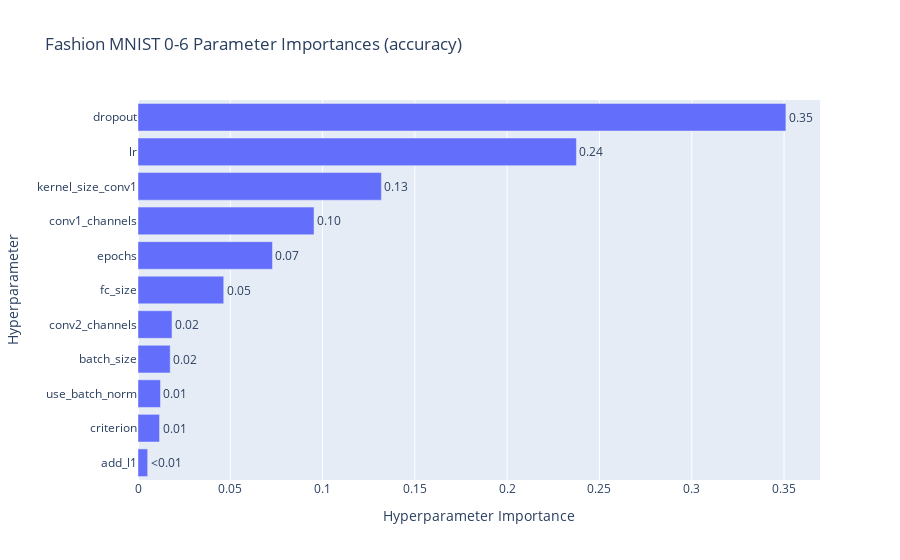
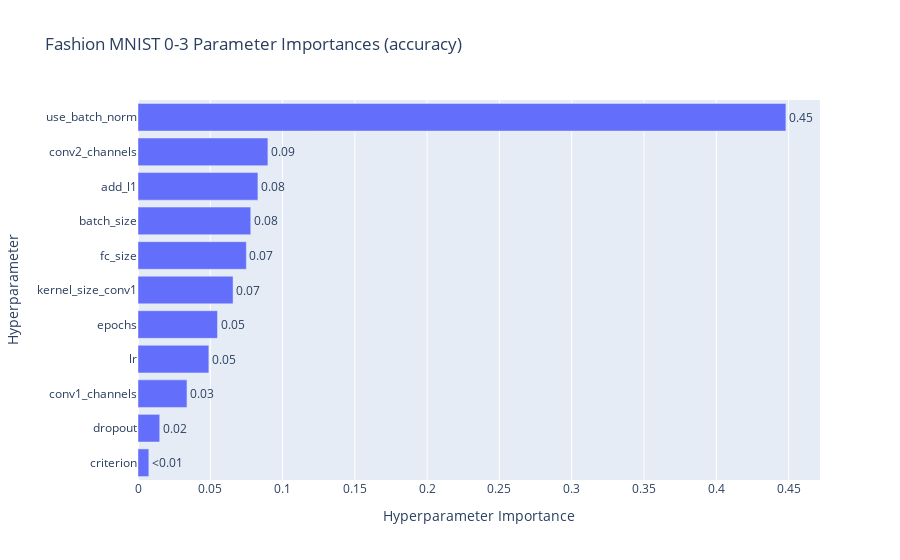

Notebook source saved alongside these figures, in order:
### Code cell
from optuna.importance import get_param_importances
import optuna.visualization as vis

fig_minist_06 = vis.plot_param_importances(study=study_minist_06)
fig_minist_06.update_layout(title_text="Fashion MNIST 0-6 Parameter Importances (accuracy)")
fig_minist_06.show()

fig_minist_03 = vis.plot_param_importances(study=study_minist_03)
fig_minist_03.update_layout(title_text="Fashion MNIST 0-3 Parameter Importances (accuracy)")
fig_minist_03.show()

fig_cifar = vis.plot_param_importances(study=study_cifar10)
fig_cifar.update_layout(title_text="CIFAR10 Parameter Importances (accuracy)")
fig_cifar.show()

### Figure 1 — Plotly figure (JSON) as saved in the notebook; plotly's stock layout.template omitted (floating-point values rounded to 4 significant figures)
{"data": [{"cliponaxis": false, "hovertemplate": ["add_l1 (CategoricalDistribution): 0.005236745872500318<extra></extra>", "criterion (CategoricalDistribution): 0.011666801756927372<extra></extra>", "use_batch_norm (CategoricalDistribution): 0.012185599099326505<extra></extra>", "batch_size (CategoricalDistribution): 0.017452430308483393<extra></extra>", "conv2_channels (CategoricalDistribution): 0.01841393243766089<extra></extra>", "fc_size (CategoricalDistribution): 0.04644297032181384<extra></extra>", "epochs (IntDistribution): 0.07284784244826392<extra></extra>", "conv1_channels (CategoricalDistribution): 0.09537212022254077<extra></extra>", "kernel_size_conv1 (CategoricalDistribution): 0.13187119679544435<extra></extra>", "lr (FloatDistribution): 0.2375113225456537<extra></extra>", "dropout (FloatDistribution): 0.35099903819138495<extra></extra>"], "name": "Objective Value", "orientation": "h", "text": ["<0.01", "0.01", "0.01", "0.02", "0.02", "0.05", "0.07", "0.10", "0.13", "0.24", "0.35"], "textposition": "outside", "type": "bar", "x": [0.005237, 0.01167, 0.01219, 0.01745, 0.01841, 0.04644, 0.07285, 0.09537, 0.1319, 0.2375, 0.351], "y": ["add_l1", "criterion", "use_batch_norm", "batch_size", "conv2_channels", "fc_size", "epochs", "conv1_channels", "kernel_size_conv1", "lr", "dropout"]}], "layout": {"title": {"text": "Fashion MNIST 0-6 Parameter Importances (accuracy)"}, "xaxis": {"title": {"text": "Hyperparameter Importance"}}, "yaxis": {"title": {"text": "Hyperparameter"}}}}

### Figure 2 — Plotly figure (JSON) as saved in the notebook; plotly's stock layout.template omitted (floating-point values rounded to 4 significant figures)
{"data": [{"cliponaxis": false, "hovertemplate": ["criterion (CategoricalDistribution): 0.007500873472315328<extra></extra>", "dropout (FloatDistribution): 0.015026439984884583<extra></extra>", "conv1_channels (CategoricalDistribution): 0.03386875683321111<extra></extra>", "lr (FloatDistribution): 0.04900289924217144<extra></extra>", "epochs (IntDistribution): 0.05498808705316404<extra></extra>", "kernel_size_conv1 (CategoricalDistribution): 0.06575968173394871<extra></extra>", "fc_size (CategoricalDistribution): 0.07494254969751504<extra></extra>", "batch_size (CategoricalDistribution): 0.07799322894582823<extra></extra>", "add_l1 (CategoricalDistribution): 0.08294525593522327<extra></extra>", "conv2_channels (CategoricalDistribution): 0.0898450584488962<extra></extra>", "use_batch_norm (CategoricalDistribution): 0.44812716865284224<extra></extra>"], "name": "Objective Value", "orientation": "h", "text": ["<0.01", "0.02", "0.03", "0.05", "0.05", "0.07", "0.07", "0.08", "0.08", "0.09", "0.45"], "textposition": "outside", "type": "bar", "x": [0.007501, 0.01503, 0.03387, 0.049, 0.05499, 0.06576, 0.07494, 0.07799, 0.08295, 0.08985, 0.4481], "y": ["criterion", "dropout", "conv1_channels", "lr", "epochs", "kernel_size_conv1", "fc_size", "batch_size", "add_l1", "conv2_channels", "use_batch_norm"]}], "layout": {"title": {"text": "Fashion MNIST 0-3 Parameter Importances (accuracy)"}, "xaxis": {"title": {"text": "Hyperparameter Importance"}}, "yaxis": {"title": {"text": "Hyperparameter"}}}}
